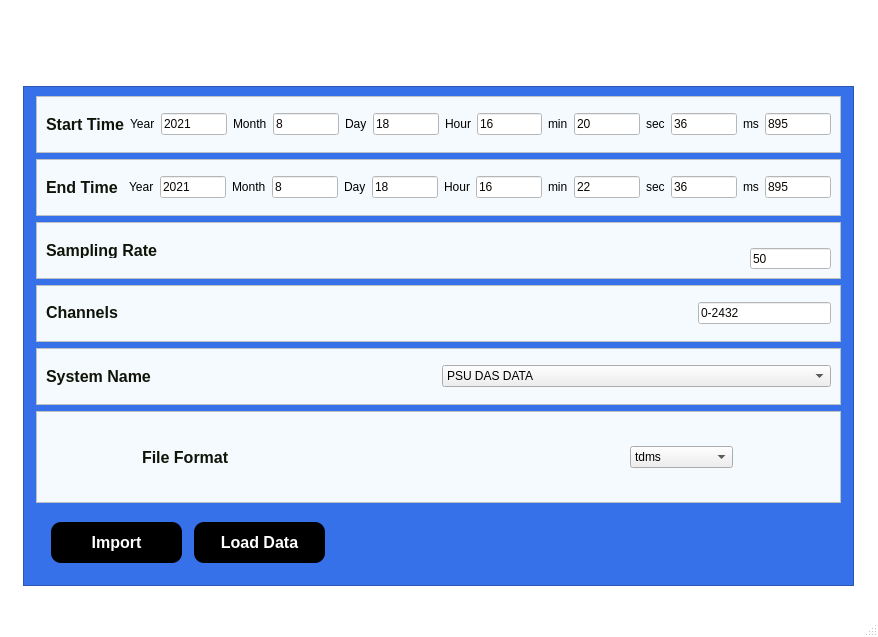
<?xml version="1.0" encoding="UTF-8"?>
<ui version="4.0">
 <class>LoadingWindow</class>
 <widget class="QMainWindow" name="LoadingWindow">
  <property name="geometry">
   <rect>
    <x>0</x>
    <y>0</y>
    <width>878</width>
    <height>637</height>
   </rect>
  </property>
  <property name="windowTitle">
   <string>MainWindow</string>
  </property>
  <property name="styleSheet">
   <string notr="true">

QMainWindow{
background: rgb(255, 255, 255);
}</string>
  </property>
  <widget class="QWidget" name="centralwidget">
   <layout class="QGridLayout" name="gridLayout_8">
    <item row="2" column="0">
     <widget class="QFrame" name="frame">
      <property name="minimumSize">
       <size>
        <width>831</width>
        <height>441</height>
       </size>
      </property>
      <property name="maximumSize">
       <size>
        <width>831</width>
        <height>500</height>
       </size>
      </property>
      <property name="styleSheet">
       <string notr="true">QFrame{background: rgb(55, 113, 233);}
</string>
      </property>
      <property name="frameShape">
       <enum>QFrame::StyledPanel</enum>
      </property>
      <property name="frameShadow">
       <enum>QFrame::Raised</enum>
      </property>
      <layout class="QGridLayout" name="gridLayout_9">
       <item row="5" column="0">
        <widget class="QFrame" name="frame_10">
         <property name="minimumSize">
          <size>
           <width>805</width>
           <height>57</height>
          </size>
         </property>
         <property name="maximumSize">
          <size>
           <width>805</width>
           <height>57</height>
          </size>
         </property>
         <property name="styleSheet">
          <string notr="true">QFrame{
background: #F5FAFE;
}</string>
         </property>
         <property name="frameShape">
          <enum>QFrame::StyledPanel</enum>
         </property>
         <property name="frameShadow">
          <enum>QFrame::Raised</enum>
         </property>
         <layout class="QGridLayout" name="gridLayout_3">
          <item row="0" column="1">
           <widget class="QComboBox" name="comboBox">
            <property name="styleSheet">
             <string notr="true">QComboBox{
color: black;
}</string>
            </property>
            <item>
             <property name="text">
              <string>PSU DAS DATA</string>
             </property>
            </item>
            <item>
             <property name="text">
              <string>Pittsburgh DAS DATA</string>
             </property>
            </item>
           </widget>
          </item>
          <item row="0" column="0">
           <widget class="QLabel" name="label_23">
            <property name="styleSheet">
             <string notr="true">QLabel{
color: rgb(16, 19, 7);
font-weight: bold;
font-size: 16px;
}</string>
            </property>
            <property name="text">
             <string>System Name</string>
            </property>
           </widget>
          </item>
         </layout>
        </widget>
       </item>
       <item row="4" column="0">
        <widget class="QFrame" name="frame_5">
         <property name="minimumSize">
          <size>
           <width>805</width>
           <height>57</height>
          </size>
         </property>
         <property name="maximumSize">
          <size>
           <width>805</width>
           <height>57</height>
          </size>
         </property>
         <property name="styleSheet">
          <string notr="true">QFrame{
background: #F5FAFE;
}</string>
         </property>
         <property name="frameShape">
          <enum>QFrame::StyledPanel</enum>
         </property>
         <property name="frameShadow">
          <enum>QFrame::Raised</enum>
         </property>
         <layout class="QGridLayout" name="gridLayout_4">
          <item row="0" column="0">
           <widget class="QLabel" name="label_21">
            <property name="minimumSize">
             <size>
              <width>646</width>
              <height>15</height>
             </size>
            </property>
            <property name="maximumSize">
             <size>
              <width>646</width>
              <height>15</height>
             </size>
            </property>
            <property name="styleSheet">
             <string notr="true">QLabel{
color: rgb(16, 19, 7);
font-weight: bold;
font-size: 16px;
}</string>
            </property>
            <property name="text">
             <string>Channels </string>
            </property>
           </widget>
          </item>
          <item row="0" column="1">
           <widget class="QLineEdit" name="lineEdit_channel">
            <property name="styleSheet">
             <string notr="true">QLineEdit{
background: rgb(255,255,255);
color: rgb(11, 7, 4);
}</string>
            </property>
            <property name="text">
             <string>0-2432</string>
            </property>
           </widget>
          </item>
         </layout>
        </widget>
       </item>
       <item row="6" column="0">
        <widget class="QFrame" name="frame_11">
         <property name="minimumSize">
          <size>
           <width>805</width>
           <height>57</height>
          </size>
         </property>
         <property name="maximumSize">
          <size>
           <width>805</width>
           <height>100</height>
          </size>
         </property>
         <property name="styleSheet">
          <string notr="true">QFrame{
background: #F5FAFE;
}</string>
         </property>
         <property name="frameShape">
          <enum>QFrame::StyledPanel</enum>
         </property>
         <property name="frameShadow">
          <enum>QFrame::Raised</enum>
         </property>
         <layout class="QGridLayout" name="gridLayout">
          <item row="0" column="0">
           <widget class="QLabel" name="label_27">
            <property name="minimumSize">
             <size>
              <width>386</width>
              <height>16</height>
             </size>
            </property>
            <property name="maximumSize">
             <size>
              <width>386</width>
              <height>16</height>
             </size>
            </property>
            <property name="styleSheet">
             <string notr="true">QLabel{
color: rgb(16, 19, 7);
font-weight: bold;
font-size: 16px;
}</string>
            </property>
            <property name="text">
             <string>File Format</string>
            </property>
           </widget>
          </item>
          <item row="0" column="1">
           <widget class="QComboBox" name="comboBox_5">
            <property name="maximumSize">
             <size>
              <width>103</width>
              <height>32</height>
             </size>
            </property>
            <property name="styleSheet">
             <string notr="true">QComboBox{
color: black;
}</string>
            </property>
            <item>
             <property name="text">
              <string>tdms</string>
             </property>
            </item>
            <item>
             <property name="text">
              <string>h5</string>
             </property>
            </item>
           </widget>
          </item>
         </layout>
        </widget>
       </item>
       <item row="3" column="0">
        <widget class="QFrame" name="frame_9">
         <property name="minimumSize">
          <size>
           <width>805</width>
           <height>57</height>
          </size>
         </property>
         <property name="maximumSize">
          <size>
           <width>805</width>
           <height>57</height>
          </size>
         </property>
         <property name="styleSheet">
          <string notr="true">QFrame{
background: #F5FAFE;
}</string>
         </property>
         <property name="frameShape">
          <enum>QFrame::StyledPanel</enum>
         </property>
         <property name="frameShadow">
          <enum>QFrame::Raised</enum>
         </property>
         <layout class="QGridLayout" name="gridLayout_5">
          <item row="0" column="0" rowspan="2" colspan="2">
           <widget class="QLabel" name="label_22">
            <property name="minimumSize">
             <size>
              <width>690</width>
              <height>16</height>
             </size>
            </property>
            <property name="maximumSize">
             <size>
              <width>690</width>
              <height>16</height>
             </size>
            </property>
            <property name="styleSheet">
             <string notr="true">QLabel{
color: rgb(16, 19, 7);
font-weight: bold;
font-size: 16px;
}</string>
            </property>
            <property name="text">
             <string>Sampling Rate</string>
            </property>
           </widget>
          </item>
          <item row="1" column="1">
           <widget class="QLineEdit" name="lineEdit_fs">
            <property name="minimumSize">
             <size>
              <width>81</width>
              <height>21</height>
             </size>
            </property>
            <property name="maximumSize">
             <size>
              <width>81</width>
              <height>21</height>
             </size>
            </property>
            <property name="styleSheet">
             <string notr="true">QLineEdit{
background: rgb(255,255,255);
color: rgb(11, 7, 4);
}</string>
            </property>
            <property name="text">
             <string>50</string>
            </property>
           </widget>
          </item>
         </layout>
        </widget>
       </item>
       <item row="1" column="0">
        <widget class="QFrame" name="frame_3">
         <property name="minimumSize">
          <size>
           <width>805</width>
           <height>57</height>
          </size>
         </property>
         <property name="maximumSize">
          <size>
           <width>805</width>
           <height>57</height>
          </size>
         </property>
         <property name="styleSheet">
          <string notr="true">QFrame{
background: #F5FAFE;
}</string>
         </property>
         <property name="frameShape">
          <enum>QFrame::StyledPanel</enum>
         </property>
         <property name="frameShadow">
          <enum>QFrame::Raised</enum>
         </property>
         <layout class="QGridLayout" name="gridLayout_7">
          <item row="0" column="0">
           <widget class="QLabel" name="label_5">
            <property name="styleSheet">
             <string notr="true">QLabel{
color: rgb(16, 19, 7);
font-weight: bold;
font-size: 16px;
}</string>
            </property>
            <property name="text">
             <string>Start Time</string>
            </property>
           </widget>
          </item>
          <item row="0" column="1">
           <widget class="QLabel" name="label_7">
            <property name="styleSheet">
             <string notr="true">QLabel{
color: black;
}</string>
            </property>
            <property name="text">
             <string>Year</string>
            </property>
           </widget>
          </item>
          <item row="0" column="2">
           <widget class="QLineEdit" name="lineEdit_stime_1">
            <property name="minimumSize">
             <size>
              <width>0</width>
              <height>0</height>
             </size>
            </property>
            <property name="styleSheet">
             <string notr="true">QLineEdit{
background: rgb(255,255,255);
color: rgb(11, 7, 4);
}
</string>
            </property>
            <property name="text">
             <string>2021</string>
            </property>
           </widget>
          </item>
          <item row="0" column="3">
           <widget class="QLabel" name="label_8">
            <property name="styleSheet">
             <string notr="true">QLabel{
color: black;
}</string>
            </property>
            <property name="text">
             <string>Month</string>
            </property>
           </widget>
          </item>
          <item row="0" column="4">
           <widget class="QLineEdit" name="lineEdit_stime_2">
            <property name="minimumSize">
             <size>
              <width>0</width>
              <height>0</height>
             </size>
            </property>
            <property name="styleSheet">
             <string notr="true">QLineEdit{
background: rgb(255,255,255);
color: rgb(11, 7, 4);
}
</string>
            </property>
            <property name="text">
             <string>8</string>
            </property>
           </widget>
          </item>
          <item row="0" column="5">
           <widget class="QLabel" name="label_9">
            <property name="styleSheet">
             <string notr="true">QLabel{
color: black;
}</string>
            </property>
            <property name="text">
             <string>Day</string>
            </property>
           </widget>
          </item>
          <item row="0" column="6">
           <widget class="QLineEdit" name="lineEdit_stime_3">
            <property name="minimumSize">
             <size>
              <width>0</width>
              <height>0</height>
             </size>
            </property>
            <property name="styleSheet">
             <string notr="true">QLineEdit{
background: rgb(255,255,255);
color: rgb(11, 7, 4);
}
</string>
            </property>
            <property name="text">
             <string>18</string>
            </property>
           </widget>
          </item>
          <item row="0" column="7">
           <widget class="QLabel" name="label_10">
            <property name="styleSheet">
             <string notr="true">QLabel{
color: black;
}</string>
            </property>
            <property name="text">
             <string>Hour</string>
            </property>
           </widget>
          </item>
          <item row="0" column="8">
           <widget class="QLineEdit" name="lineEdit_stime_4">
            <property name="minimumSize">
             <size>
              <width>0</width>
              <height>0</height>
             </size>
            </property>
            <property name="styleSheet">
             <string notr="true">QLineEdit{
background: rgb(255,255,255);
color: rgb(11, 7, 4);
}
</string>
            </property>
            <property name="text">
             <string>16</string>
            </property>
           </widget>
          </item>
          <item row="0" column="9">
           <widget class="QLabel" name="label_11">
            <property name="styleSheet">
             <string notr="true">QLabel{
color: black;
}</string>
            </property>
            <property name="text">
             <string>min</string>
            </property>
           </widget>
          </item>
          <item row="0" column="10">
           <widget class="QLineEdit" name="lineEdit_stime_5">
            <property name="minimumSize">
             <size>
              <width>0</width>
              <height>0</height>
             </size>
            </property>
            <property name="styleSheet">
             <string notr="true">QLineEdit{
background: rgb(255,255,255);
color: rgb(11, 7, 4);
}
</string>
            </property>
            <property name="text">
             <string>20</string>
            </property>
           </widget>
          </item>
          <item row="0" column="11">
           <widget class="QLabel" name="label_12">
            <property name="styleSheet">
             <string notr="true">QLabel{
color: black;
}</string>
            </property>
            <property name="text">
             <string>sec</string>
            </property>
           </widget>
          </item>
          <item row="0" column="12">
           <widget class="QLineEdit" name="lineEdit_stime_6">
            <property name="minimumSize">
             <size>
              <width>0</width>
              <height>0</height>
             </size>
            </property>
            <property name="styleSheet">
             <string notr="true">QLineEdit{
background: rgb(255,255,255);
color: rgb(11, 7, 4);
}
</string>
            </property>
            <property name="text">
             <string>36</string>
            </property>
           </widget>
          </item>
          <item row="0" column="13">
           <widget class="QLabel" name="label_13">
            <property name="styleSheet">
             <string notr="true">QLabel{
color: black;
}</string>
            </property>
            <property name="text">
             <string>ms</string>
            </property>
           </widget>
          </item>
          <item row="0" column="14">
           <widget class="QLineEdit" name="lineEdit_stime_7">
            <property name="minimumSize">
             <size>
              <width>0</width>
              <height>0</height>
             </size>
            </property>
            <property name="styleSheet">
             <string notr="true">QLineEdit{
background: rgb(255,255,255);
color: rgb(11, 7, 4);
}
</string>
            </property>
            <property name="text">
             <string>895</string>
            </property>
           </widget>
          </item>
         </layout>
        </widget>
       </item>
       <item row="2" column="0">
        <widget class="QFrame" name="frame_4">
         <property name="minimumSize">
          <size>
           <width>805</width>
           <height>57</height>
          </size>
         </property>
         <property name="maximumSize">
          <size>
           <width>805</width>
           <height>57</height>
          </size>
         </property>
         <property name="styleSheet">
          <string notr="true">QFrame{
background: #F5FAFE;
}</string>
         </property>
         <property name="frameShape">
          <enum>QFrame::StyledPanel</enum>
         </property>
         <property name="frameShadow">
          <enum>QFrame::Raised</enum>
         </property>
         <layout class="QGridLayout" name="gridLayout_6">
          <item row="0" column="0">
           <widget class="QLabel" name="label_2">
            <property name="styleSheet">
             <string notr="true">QLabel{
color: rgb(16, 19, 7);
font-weight: bold;
font-size: 16px;
}</string>
            </property>
            <property name="text">
             <string>End Time </string>
            </property>
           </widget>
          </item>
          <item row="0" column="1">
           <widget class="QLabel" name="label_14">
            <property name="styleSheet">
             <string notr="true">QLabel{
color: black;
}</string>
            </property>
            <property name="text">
             <string>Year</string>
            </property>
           </widget>
          </item>
          <item row="0" column="2">
           <widget class="QLineEdit" name="lineEdit_etime_1">
            <property name="minimumSize">
             <size>
              <width>0</width>
              <height>0</height>
             </size>
            </property>
            <property name="styleSheet">
             <string notr="true">QLineEdit{
background: rgb(255,255,255);
color: rgb(11, 7, 4);
}
</string>
            </property>
            <property name="text">
             <string>2021</string>
            </property>
           </widget>
          </item>
          <item row="0" column="3">
           <widget class="QLabel" name="label_15">
            <property name="styleSheet">
             <string notr="true">QLabel{
color: black;
}</string>
            </property>
            <property name="text">
             <string>Month</string>
            </property>
           </widget>
          </item>
          <item row="0" column="4">
           <widget class="QLineEdit" name="lineEdit_etime_2">
            <property name="minimumSize">
             <size>
              <width>0</width>
              <height>0</height>
             </size>
            </property>
            <property name="styleSheet">
             <string notr="true">QLineEdit{
background: rgb(255,255,255);
color: rgb(11, 7, 4);
}
</string>
            </property>
            <property name="text">
             <string>8</string>
            </property>
           </widget>
          </item>
          <item row="0" column="5">
           <widget class="QLabel" name="label_16">
            <property name="styleSheet">
             <string notr="true">QLabel{
color: black;
}</string>
            </property>
            <property name="text">
             <string>Day</string>
            </property>
           </widget>
          </item>
          <item row="0" column="6">
           <widget class="QLineEdit" name="lineEdit_etime_3">
            <property name="minimumSize">
             <size>
              <width>0</width>
              <height>0</height>
             </size>
            </property>
            <property name="styleSheet">
             <string notr="true">QLineEdit{
background: rgb(255,255,255);
color: rgb(11, 7, 4);
}
</string>
            </property>
            <property name="text">
             <string>18</string>
            </property>
           </widget>
          </item>
          <item row="0" column="7">
           <widget class="QLabel" name="label_17">
            <property name="styleSheet">
             <string notr="true">QLabel{
color: black;
}</string>
            </property>
            <property name="text">
             <string>Hour</string>
            </property>
           </widget>
          </item>
          <item row="0" column="8">
           <widget class="QLineEdit" name="lineEdit_etime_4">
            <property name="minimumSize">
             <size>
              <width>0</width>
              <height>0</height>
             </size>
            </property>
            <property name="styleSheet">
             <string notr="true">QLineEdit{
background: rgb(255,255,255);
color: rgb(11, 7, 4);
}
</string>
            </property>
            <property name="text">
             <string>16</string>
            </property>
           </widget>
          </item>
          <item row="0" column="9">
           <widget class="QLabel" name="label_18">
            <property name="styleSheet">
             <string notr="true">QLabel{
color: black;
}</string>
            </property>
            <property name="text">
             <string>min</string>
            </property>
           </widget>
          </item>
          <item row="0" column="10">
           <widget class="QLineEdit" name="lineEdit_etime_5">
            <property name="minimumSize">
             <size>
              <width>0</width>
              <height>0</height>
             </size>
            </property>
            <property name="styleSheet">
             <string notr="true">QLineEdit{
background: rgb(255,255,255);
color: rgb(11, 7, 4);
}
</string>
            </property>
            <property name="text">
             <string>22</string>
            </property>
           </widget>
          </item>
          <item row="0" column="11">
           <widget class="QLabel" name="label_19">
            <property name="styleSheet">
             <string notr="true">QLabel{
color: black;
}</string>
            </property>
            <property name="text">
             <string>sec</string>
            </property>
           </widget>
          </item>
          <item row="0" column="12">
           <widget class="QLineEdit" name="lineEdit_etime_6">
            <property name="minimumSize">
             <size>
              <width>0</width>
              <height>0</height>
             </size>
            </property>
            <property name="styleSheet">
             <string notr="true">QLineEdit{
background: rgb(255,255,255);
color: rgb(11, 7, 4);
}
</string>
            </property>
            <property name="text">
             <string>36</string>
            </property>
           </widget>
          </item>
          <item row="0" column="13">
           <widget class="QLabel" name="label_20">
            <property name="styleSheet">
             <string notr="true">QLabel{
color: black;
}</string>
            </property>
            <property name="text">
             <string>ms</string>
            </property>
           </widget>
          </item>
          <item row="0" column="14">
           <widget class="QLineEdit" name="lineEdit_etime_7">
            <property name="minimumSize">
             <size>
              <width>0</width>
              <height>0</height>
             </size>
            </property>
            <property name="styleSheet">
             <string notr="true">QLineEdit{
background: rgb(255,255,255);
color: rgb(11, 7, 4);
}
</string>
            </property>
            <property name="text">
             <string>895</string>
            </property>
           </widget>
          </item>
         </layout>
        </widget>
       </item>
       <item row="9" column="0">
        <widget class="QFrame" name="frame_2">
         <property name="minimumSize">
          <size>
           <width>447</width>
           <height>67</height>
          </size>
         </property>
         <property name="maximumSize">
          <size>
           <width>447</width>
           <height>67</height>
          </size>
         </property>
         <property name="styleSheet">
          <string notr="true">QFrame{
border: None;
}</string>
         </property>
         <property name="frameShape">
          <enum>QFrame::StyledPanel</enum>
         </property>
         <property name="frameShadow">
          <enum>QFrame::Raised</enum>
         </property>
         <layout class="QGridLayout" name="gridLayout_2">
          <item row="0" column="1">
           <widget class="QPushButton" name="pushButton_2ndwindow">
            <property name="minimumSize">
             <size>
              <width>131</width>
              <height>41</height>
             </size>
            </property>
            <property name="maximumSize">
             <size>
              <width>131</width>
              <height>41</height>
             </size>
            </property>
            <property name="styleSheet">
             <string notr="true">
QPushButton {
  background:  #000000;
  border-radius: 10px;
  box-shadow: #5E5DF0 0 10px 20px -10px;
  box-sizing: border-box;
  color: #FFFFFF;
  cursor: pointer;
  font-size: 16px;
  font-weight: 700;
  line-height: 24px;
  opacity: 1;
  outline: 0 solid transparent;
  padding: 8px 18px;
  user-select: none;
  -webkit-user-select: none;
  touch-action: manipulation;
  width: fit-content;
  word-break: break-word;
  border: 0;
}


QPushButton:hover {
  background: #FFFFFF;
  border-radius: 10px;
  box-shadow: #5E5DF0 0 10px 20px -10px;
  box-sizing: border-box;
  color: #000000;
  cursor: pointer;
  font-size: 16px;
  font-weight: 700;
  line-height: 24px;
  opacity: 1;
  outline: 0 solid transparent;
  padding: 8px 18px;
  user-select: none;
  -webkit-user-select: none;
  touch-action: manipulation;
  width: fit-content;
  word-break: break-word;
  border: 0;
}</string>
            </property>
            <property name="text">
             <string>Load Data</string>
            </property>
           </widget>
          </item>
          <item row="0" column="0">
           <widget class="QPushButton" name="pushButton_start">
            <property name="minimumSize">
             <size>
              <width>0</width>
              <height>0</height>
             </size>
            </property>
            <property name="maximumSize">
             <size>
              <width>131</width>
              <height>41</height>
             </size>
            </property>
            <property name="styleSheet">
             <string notr="true">
QPushButton {
  background:  #000000;
  border-radius: 10px;
  box-shadow: #5E5DF0 0 10px 20px -10px;
  box-sizing: border-box;
  color: #FFFFFF;
  cursor: pointer;
  font-size: 16px;
  font-weight: 700;
  line-height: 24px;
  opacity: 1;
  outline: 0 solid transparent;
  padding: 8px 18px;
  user-select: none;
  -webkit-user-select: none;
  touch-action: manipulation;
  width: fit-content;
  word-break: break-word;
  border: 0;
}


QPushButton:hover {
  background: #FFFFFF;
  border-radius: 10px;
  box-shadow: #5E5DF0 0 10px 20px -10px;
  box-sizing: border-box;
  color: #000000;
  cursor: pointer;
  font-size: 16px;
  font-weight: 700;
  line-height: 24px;
  opacity: 1;
  outline: 0 solid transparent;
  padding: 8px 18px;
  user-select: none;
  -webkit-user-select: none;
  touch-action: manipulation;
  width: fit-content;
  word-break: break-word;
  border: 0;
}</string>
            </property>
            <property name="text">
             <string>Import</string>
            </property>
           </widget>
          </item>
          <item row="0" column="2">
           <widget class="QPushButton" name="pushButton_save">
            <property name="minimumSize">
             <size>
              <width>131</width>
              <height>41</height>
             </size>
            </property>
            <property name="maximumSize">
             <size>
              <width>131</width>
              <height>41</height>
             </size>
            </property>
            <property name="styleSheet">
             <string notr="true">QPushButton {
    background-color: transparent;
    border: none;
    color: transparent;
}</string>
            </property>
            <property name="text">
             <string>Save</string>
            </property>
           </widget>
          </item>
         </layout>
        </widget>
       </item>
      </layout>
     </widget>
    </item>
    <item row="1" column="0">
     <widget class="QPushButton" name="pushButton_getmat">
      <property name="minimumSize">
       <size>
        <width>116</width>
        <height>31</height>
       </size>
      </property>
      <property name="maximumSize">
       <size>
        <width>103</width>
        <height>31</height>
       </size>
      </property>
      <property name="styleSheet">
       <string notr="true">QPushButton {
    background-color: transparent;
    border: none;
    color: transparent;
}</string>
      </property>
      <property name="text">
       <string/>
      </property>
     </widget>
    </item>
   </layout>
  </widget>
  <widget class="QStatusBar" name="statusbar"/>
 </widget>
 <resources/>
 <connections/>
</ui>
